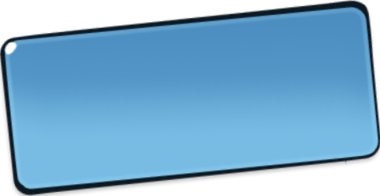
#> input picture ports/android/assets/images/menu_level_selection_wide.png, 380 x 196 px; its folder holds only this picture in this run
$ python 'create etc2 assets.py'
#> lines starting #> are read from the running program, lines starting #| are printed output that depends on the picture
import etcpak, numpy as np, struct, os, glob
from PIL import Image

# keep very scaled textures because they'll look terrible compressed. sometimes this doesn't help though
LOSSLESS = {"CutTheRopeDXLogo", "SubprojectLogo", "menu_bgr", "menu_bgr_shadow"}

ROOT = os.path.join(os.path.dirname(os.path.abspath(__file__)), "..", "assets", "images")
pngs = glob.glob(os.path.join(ROOT, "**", "*.png"), recursive=True)
total_png = total_out = count = 0
for p in pngs:
    total_png += os.path.getsize(p)
    im = Image.open(p).convert("RGBA")
#> im is the input picture: PIL image 380x196 RGBA; mean R, G, B, A 73.5, 123, 155.9, 200.7
    w, h = im.size
#> w = 380; h = 196
    lossless = os.path.splitext(os.path.basename(p))[0] in LOSSLESS
    if not lossless:
        pw, ph = (w + 3) // 4 * 4, (h + 3) // 4 * 4
#> pw = 380; ph = 196
        if (pw, ph) != (w, h):
            padded = Image.new("RGBA", (pw, ph), (0, 0, 0, 0))
            padded.paste(im, (0, 0))
            im, w, h = padded, pw, ph
    arr = np.asarray(im).astype(np.uint16)
    a = arr[:, :, 3:4]
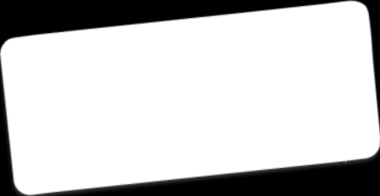
#> a: shape (196, 380, 1) uint16; min 0, max 255, mean 200.7
    arr[:, :, 0:3] = (arr[:, :, 0:3] * a + 127) // 255
#> arr: shape (196, 380, 4) uint16; mean R, G, B, A 73.4, 122.7, 155.6, 200.7
    pm = arr.astype(np.uint8).tobytes()
    if lossless:
        magic, data = b"RAW0", pm
    else:
#> (the run stopped early here; a loop or call above may not have finished)
